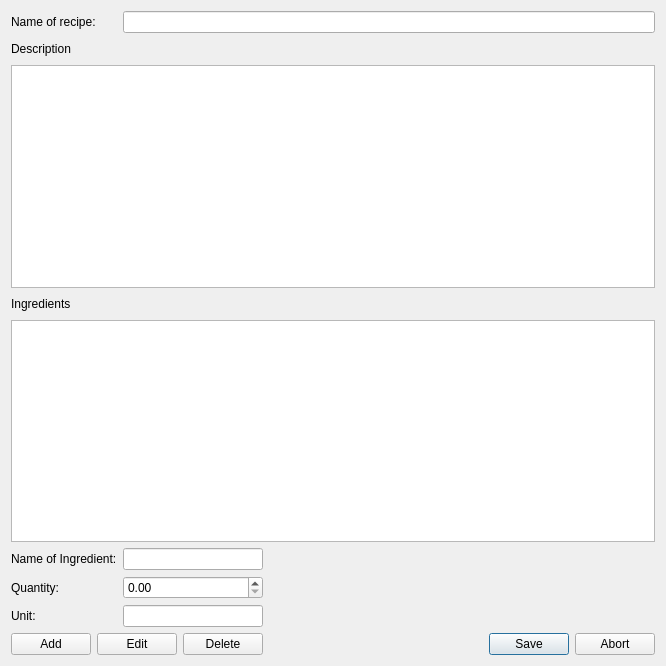
<?xml version="1.0" encoding="UTF-8"?>
<ui version="4.0">
 <class>RecipeEditor</class>
 <widget class="QDialog" name="RecipeEditor">
  <property name="geometry">
   <rect>
    <x>0</x>
    <y>0</y>
    <width>666</width>
    <height>666</height>
   </rect>
  </property>
  <property name="windowTitle">
   <string>Recipe Creator</string>
  </property>
  <layout class="QGridLayout" name="gridLayout">
   <property name="sizeConstraint">
    <enum>QLayout::SetDefaultConstraint</enum>
   </property>
   <item row="7" column="0">
    <widget class="QLabel" name="label_6">
     <property name="text">
      <string>Unit:</string>
     </property>
    </widget>
   </item>
   <item row="0" column="1" colspan="3">
    <widget class="QLineEdit" name="name_recipe">
     <property name="text">
      <string/>
     </property>
    </widget>
   </item>
   <item row="5" column="0">
    <widget class="QLabel" name="label_4">
     <property name="text">
      <string>Name of Ingredient:</string>
     </property>
    </widget>
   </item>
   <item row="6" column="1">
    <widget class="QDoubleSpinBox" name="quantity_ingredient">
     <property name="decimals">
      <number>2</number>
     </property>
     <property name="maximum">
      <double>1000000.000000000000000</double>
     </property>
    </widget>
   </item>
   <item row="3" column="0">
    <widget class="QLabel" name="label_2">
     <property name="text">
      <string>Ingredients</string>
     </property>
    </widget>
   </item>
   <item row="1" column="0">
    <widget class="QLabel" name="label">
     <property name="text">
      <string>Description</string>
     </property>
    </widget>
   </item>
   <item row="1" column="1" colspan="3">
    <spacer name="horizontalSpacer">
     <property name="orientation">
      <enum>Qt::Horizontal</enum>
     </property>
     <property name="sizeHint" stdset="0">
      <size>
       <width>904</width>
       <height>20</height>
      </size>
     </property>
    </spacer>
   </item>
   <item row="7" column="1">
    <widget class="QLineEdit" name="unit_ingredient"/>
   </item>
   <item row="6" column="2" colspan="2">
    <spacer name="horizontalSpacer_5">
     <property name="orientation">
      <enum>Qt::Horizontal</enum>
     </property>
     <property name="sizeHint" stdset="0">
      <size>
       <width>692</width>
       <height>19</height>
      </size>
     </property>
    </spacer>
   </item>
   <item row="7" column="2" colspan="2">
    <spacer name="horizontalSpacer_6">
     <property name="orientation">
      <enum>Qt::Horizontal</enum>
     </property>
     <property name="sizeHint" stdset="0">
      <size>
       <width>339</width>
       <height>19</height>
      </size>
     </property>
    </spacer>
   </item>
   <item row="3" column="1" colspan="3">
    <spacer name="horizontalSpacer_4">
     <property name="orientation">
      <enum>Qt::Horizontal</enum>
     </property>
     <property name="sizeHint" stdset="0">
      <size>
       <width>904</width>
       <height>20</height>
      </size>
     </property>
    </spacer>
   </item>
   <item row="9" column="0" colspan="2">
    <layout class="QHBoxLayout" name="horizontalLayout_3">
     <item>
      <widget class="QPushButton" name="btn_add">
       <property name="sizePolicy">
        <sizepolicy hsizetype="Fixed" vsizetype="Fixed">
         <horstretch>0</horstretch>
         <verstretch>0</verstretch>
        </sizepolicy>
       </property>
       <property name="text">
        <string>Add</string>
       </property>
      </widget>
     </item>
     <item>
      <widget class="QPushButton" name="btn_edit">
       <property name="sizePolicy">
        <sizepolicy hsizetype="Fixed" vsizetype="Fixed">
         <horstretch>0</horstretch>
         <verstretch>0</verstretch>
        </sizepolicy>
       </property>
       <property name="text">
        <string>Edit</string>
       </property>
      </widget>
     </item>
     <item>
      <widget class="QPushButton" name="btn_delete">
       <property name="sizePolicy">
        <sizepolicy hsizetype="Fixed" vsizetype="Fixed">
         <horstretch>0</horstretch>
         <verstretch>0</verstretch>
        </sizepolicy>
       </property>
       <property name="text">
        <string>Delete</string>
       </property>
      </widget>
     </item>
    </layout>
   </item>
   <item row="6" column="0">
    <widget class="QLabel" name="label_5">
     <property name="text">
      <string>Quantity:</string>
     </property>
    </widget>
   </item>
   <item row="2" column="0" colspan="4">
    <widget class="QTextEdit" name="description">
     <property name="autoFillBackground">
      <bool>false</bool>
     </property>
     <property name="locale">
      <locale language="English" country="UnitedStates"/>
     </property>
    </widget>
   </item>
   <item row="0" column="0">
    <widget class="QLabel" name="label_3">
     <property name="text">
      <string>Name of recipe:</string>
     </property>
    </widget>
   </item>
   <item row="5" column="1">
    <widget class="QLineEdit" name="name_ingredient"/>
   </item>
   <item row="5" column="2" colspan="2">
    <spacer name="horizontalSpacer_2">
     <property name="orientation">
      <enum>Qt::Horizontal</enum>
     </property>
     <property name="sizeHint" stdset="0">
      <size>
       <width>339</width>
       <height>19</height>
      </size>
     </property>
    </spacer>
   </item>
   <item row="9" column="3">
    <widget class="QDialogButtonBox" name="btn_confirmation">
     <property name="sizePolicy">
      <sizepolicy hsizetype="Preferred" vsizetype="Fixed">
       <horstretch>0</horstretch>
       <verstretch>0</verstretch>
      </sizepolicy>
     </property>
     <property name="contextMenuPolicy">
      <enum>Qt::DefaultContextMenu</enum>
     </property>
     <property name="locale">
      <locale language="English" country="UnitedStates"/>
     </property>
     <property name="standardButtons">
      <set>QDialogButtonBox::Abort|QDialogButtonBox::Save</set>
     </property>
    </widget>
   </item>
   <item row="9" column="2">
    <spacer name="horizontalSpacer_7">
     <property name="orientation">
      <enum>Qt::Horizontal</enum>
     </property>
     <property name="sizeType">
      <enum>QSizePolicy::Expanding</enum>
     </property>
     <property name="sizeHint" stdset="0">
      <size>
       <width>590</width>
       <height>19</height>
      </size>
     </property>
    </spacer>
   </item>
   <item row="4" column="0" colspan="4">
    <widget class="QTableView" name="table_of_ingredients">
     <property name="editTriggers">
      <set>QAbstractItemView::NoEditTriggers</set>
     </property>
     <property name="selectionMode">
      <enum>QAbstractItemView::SingleSelection</enum>
     </property>
     <property name="selectionBehavior">
      <enum>QAbstractItemView::SelectRows</enum>
     </property>
    </widget>
   </item>
  </layout>
 </widget>
 <resources/>
 <connections/>
</ui>
